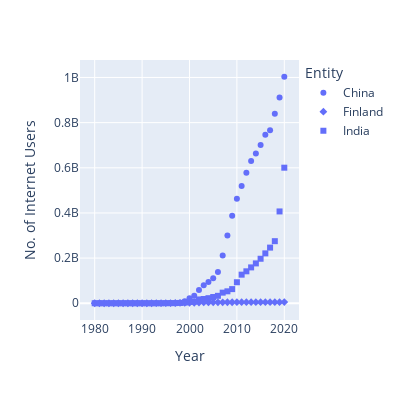

Notebook source saved alongside this figure:
### Code cell
# plotly scatterplot의 변수별 scatter 모양 구분
fig = px.scatter(
    data_frame=df, x='Year', y='No. of Internet Users',
    width=400, height=400, symbol='Entity'
)
fig.show()

### Figure 1 — Plotly figure (JSON) as saved in the notebook; plotly's stock layout.template omitted (floating-point values rounded to 4 significant figures)
{"data": [{"hovertemplate": "Entity=China<br>Year=%{x}<br>No. of Internet Users=%{y}<extra></extra>", "legendgroup": "China", "marker": {"color": "#636efa", "symbol": "circle"}, "mode": "markers", "name": "China", "orientation": "v", "showlegend": true, "type": "scatter", "x": [1980, 1981, 1982, 1983, 1984, 1985, 1986, 1987, 1988, 1989, 1990, 1991, 1992, 1993, 1994, 1995, 1996, 1997, 1998, 1999, 2000, 2001, 2002, 2003, 2004, 2005, 2006, 2007, 2008, 2009, 2010, 2011, 2012, 2013, 2014, 2015, 2016, 2017, 2018, 2019, 2020], "xaxis": "x", "y": [0, 0, 0, 0, 0, 0, 0, 0, 0, 0, 0, 0, 0, 2017, 14102, 60356, 160682, 400984, 2101421, 8890827, 22449303, 33595872, 58867578, 79910145, 94667627, 111218923, 138178103, 211442115, 300617785, 387007303, 462429626, 519767537, 578056810, 630253951, 663505855, 701038864, 745805312, 765779840, 838905119, 911554782, 1003218650], "yaxis": "y"}, {"hovertemplate": "Entity=Finland<br>Year=%{x}<br>No. of Internet Users=%{y}<extra></extra>", "legendgroup": "Finland", "marker": {"color": "#636efa", "symbol": "diamond"}, "mode": "markers", "name": "Finland", "orientation": "v", "showlegend": true, "type": "scatter", "x": [1980, 1981, 1982, 1983, 1984, 1985, 1986, 1987, 1988, 1989, 1990, 1991, 1992, 1993, 1994, 1995, 1996, 1997, 1998, 1999, 2000, 2001, 2002, 2003, 2004, 2005, 2006, 2007, 2008, 2009, 2010, 2011, 2012, 2013, 2014, 2015, 2016, 2017, 2018, 2019, 2020], "xaxis": "x", "y": [0, 0, 0, 0, 0, 0, 0, 0, 0, 0, 20000, 70066, 95139, 130134, 250104, 710019, 859931, 1000165, 1311708, 1668203, 1928058, 2236309, 3246727, 3608432, 3784653, 3907273, 4195094, 4272207, 4445687, 4403987, 4660153, 4779848, 4865982, 4977352, 4725802, 4735464, 4819506, 4817916, 4902695, 4947707, 5096511], "yaxis": "y"}, {"hovertemplate": "Entity=India<br>Year=%{x}<br>No. of Internet Users=%{y}<extra></extra>", "legendgroup": "India", "marker": {"color": "#636efa", "symbol": "square"}, "mode": "markers", "name": "India", "orientation": "v", "showlegend": true, "type": "scatter", "x": [1980, 1981, 1982, 1983, 1984, 1985, 1986, 1987, 1988, 1989, 1990, 1991, 1992, 1993, 1994, 1995, 1996, 1997, 1998, 1999, 2000, 2001, 2002, 2003, 2004, 2005, 2006, 2007, 2008, 2009, 2010, 2011, 2012, 2013, 2014, 2015, 2016, 2017, 2018, 2019, 2020], "xaxis": "x", "y": [0, 0, 0, 0, 0, 0, 0, 0, 0, 0, 0, 0, 1010, 2021, 10110, 252920, 455593, 709331, 1420073, 2842899, 5589912, 7122787, 16890688, 18845094, 22454138, 27573640, 32890943, 46992826, 52854988, 62650376, 93046022, 126642456, 141468081, 158809242, 176478273, 197107112, 220874988, 246463630, 274913663, 406634942, 600446441], "yaxis": "y"}], "layout": {"height": 400, "legend": {"title": {"text": "Entity"}, "tracegroupgap": 0}, "margin": {"t": 60}, "width": 400, "xaxis": {"anchor": "y", "autorange": true, "domain": [0, 1], "range": [1977.0, 2023.0], "title": {"text": "Year"}, "type": "linear"}, "yaxis": {"anchor": "x", "autorange": true, "domain": [0, 1], "range": [-74190000.0, 1077000000.0], "title": {"text": "No. of Internet Users"}, "type": "linear"}}}
